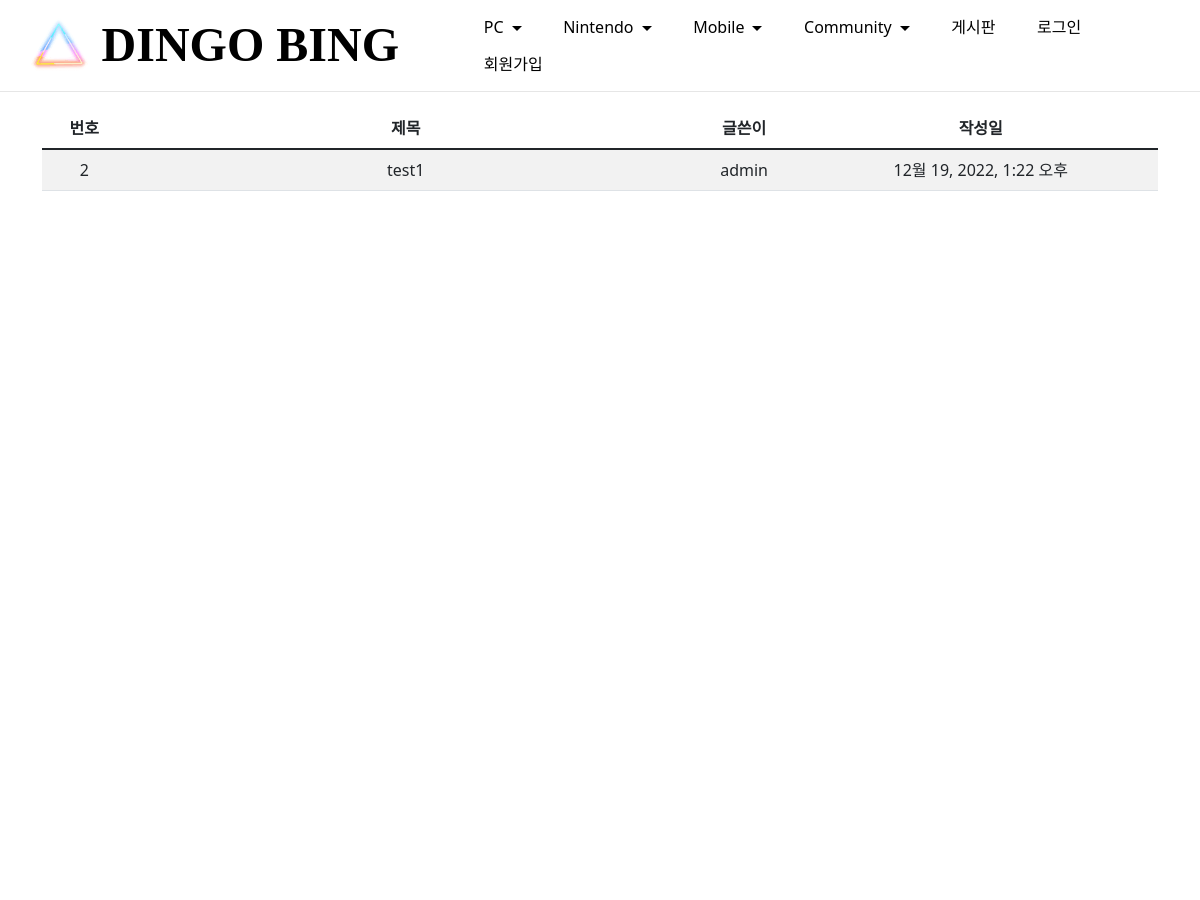
The page /Board/ (upper part) on the database as committed earlier.
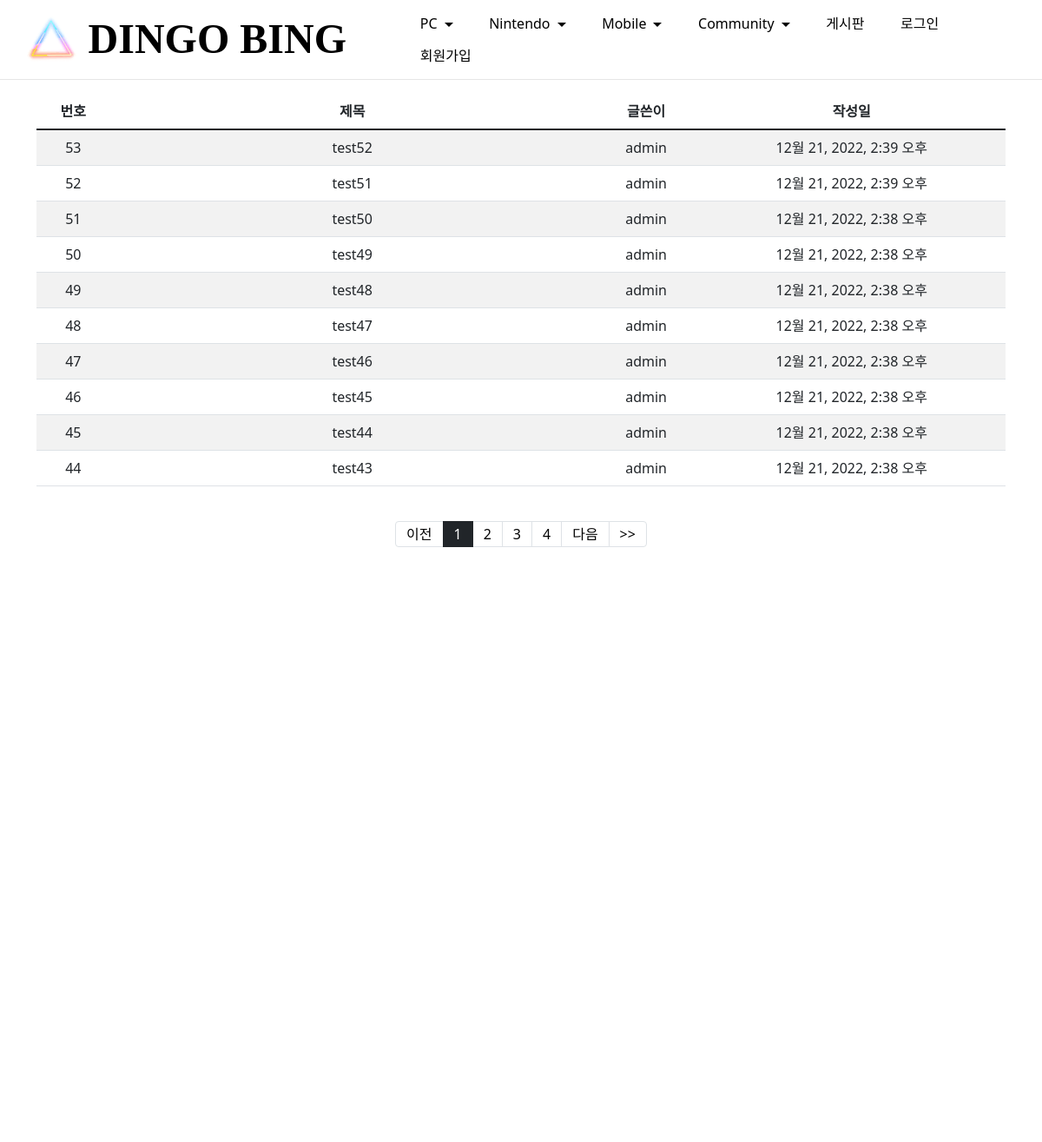
The same page on the database as committed later.
### Board/models.py (models this page shows, shortened)
class Board(models.Model):
  title = models.CharField(max_length=30)
  content = models.TextField()
  file_upload = models.FileField(upload_to='board/data/%Y/%m/%d/', blank=True)
  author = models.ForeignKey(User, on_delete=models.CASCADE)
  create_date = models.DateTimeField(auto_now_add=True)
  modify_date = models.DateTimeField(auto_now=True, null=True, blank=True)

### Board/views.py (the view)
# urls.py: path('', views.BoardList.as_view(), name='list'),
class BoardList(ListView):
    model = Board
    template_name = 'Board/board_list.html'
    ordering = '-pk'
    paginate_by = 10

### templates/Board/board_list.html (shortened to what this page needs)
{% extends "bingo_base.html" %}
{% block head %}
<link href="https://cdn.jsdelivr.net/npm/bootstrap@5.1.3/dist/css/bootstrap.min.css" rel="stylesheet">
<link href="https://cdn.jsdelivr.net/npm/bootstrap@5.1.3/dist/css/bootstrap.min.css" rel="stylesheet">
  <link href="https://cdn.jsdelivr.net/npm/bootstrap@5.1.3/dist/css/bootstrap.min.css" rel="stylesheet">
{% endblock %}
{% block content %}
<div class="container mt-5">
  <table class="table table-striped">
    <thead class="thead-dark">
      <tr class="text-center">
        <th>번호</th>
        <th style="width:50%">제목</th>
        <th>글쓴이</th>
        <th>작성일</th>
      </tr>
    </thead>
    <tbody>
      {% for board in object_list %}
      <tr class="text-center">
        <td>{{ board.id }}</td>
        {% if user.is_authenticated %}
          <td><a class="text-reset text-decoration-none" href="{{ board.get_absolute_url }}">
          {{ board.title }}</a></td>
        {% else %}
          <td><a class="login_check text-reset text-decoration-none">
          {{ board.title }}</a></td>
        {% endif %}
        <td>{{ board.author }}</td>
        {% if object.modify_date %}
        <td>{{ board.modify_date }}</td>
        {% else %}
        <td>{{ board.create_date }}</td>
        {% endif %}
      </tr>
      {% endfor %}
    </tbody>
    </table><br>
  {% if page_obj.paginator.count >= page_obj.paginator.per_page %}
  <ul class="pagination justify-content-center">
    {% if page_obj.has_previous %}
    <li class="page-item">
      <a class="page-link" href="?page=1"> &lt;&lt; </a>
    </li>
    <li class="page-item">
      <a class="page-link" href="?page={{ page_obj.previous_page_number }}">이전</a>
    </li>
    {% else %}
    <li class="page-item disalbed"><a class="page-link" href="#">이전</a></li>
    {% endif %}
    {% for page_number in page_obj.paginator.page_range %}
    {% if page_number >= page_obj.number|add:-3 and page_number <= page_obj.number|add:3 %}
      {% if page_number == page_obj.number %}
        <li class="page-item active">
          <a class="page-link" href="?page={{ page_number }}">{{ page_number }}</a>
        </li>
      {% else %}
        <li class="page-item">
          <a class="page-link" href="?page={{ page_number }}">{{ page_number }}</a>
        </li>
      {% endif %}
    {% endif %}
    {% endfor %}
    {% if page_obj.has_next %}
    <li class="page-item">
      <a class="page-link" href="?page={{ page_obj.next_page_number }}">다음</a>
    </li>
    <li class="page-item">
      <a class="page-link" href="?page={{ page_obj.paginator.num_pages }}"> &gt;&gt; </a>
    </li>
    {% else %}
    <li class="page-item disalbed"><a class="page-link" href="#">다음</a></li>
    {% endif %}
  </ul>
  {% endif %}
  <br><br><br><br><br><br><br><br><br><br><br><br><br><br><br><br><br><br><br><br><br><br><br><br><br><br><br><br><br><br><br><br><br><br><br><br><br><br><br><br><br><br><br><br><br><br>
</div>
{% endblock %}

### templates/bingo_base.html (shortened to what this page needs)
<!DOCTYPE html>
{% load static %}
<html lang="ko">
<head>
    <link rel="stylesheet" href="{%static "assets/web/assets/mobirise-icons2/mobirise2.css"%}">
    <link rel="stylesheet" href="{%static "assets/bootstrap/css/bootstrap.min.css"%}">
    <link rel="stylesheet" href="{%static "assets/bootstrap/css/bootstrap-grid.min.css"%}">
    <link rel="stylesheet" href="{%static "assets/bootstrap/css/bootstrap-reboot.min.css"%}">
    <link rel="stylesheet" href="{%static "assets/animatecss/animate.css"%}">
    <link rel="stylesheet" href="{%static "assets/dropdown/css/style.css"%}">
    <link rel="stylesheet" href="{%static "assets/socicon/css/styles.css"%}">
    <link rel="stylesheet" href="{%static "assets/theme/css/style.css"%}">
    <link href="{%static "assets/fonts/style.css"%}" rel="stylesheet">
    <link rel="stylesheet" href="{%static "assets/mobirise/css/mbr-additional.css"%}" type="text/css">
    <link href="https://cdn.jsdelivr.net/npm/bootstrap@5.1.3/dist/css/bootstrap.min.css" rel="stylesheet">
  {% block head %}
  {% endblock %}
</head>
<body>
  {% include "bingo_navbar.html" %}
  {% block content %}
  {% endblock %}
</body>
</html>

### templates/bingo_navbar.html (shortened to what this page needs)
{% load static %}
<head>
  <link href="https://cdn.jsdelivr.net/npm/bootstrap@5.1.3/dist/css/bootstrap.min.css" rel="stylesheet">
</head>
<body>
<section data-bs-version="5.1" class="menu cid-tq6HRmehEl" once="menu" id="menu1-1q">
  <nav class="navbar navbar-dropdown navbar-fixed-top navbar-expand-lg">
      <div class="container-fluid">
          <div class="navbar-brand">
              <span class="navbar-logo">
                      <a href="{% url 'bingo:bingo' %}"><img src="{%static "assets/images/logo-100x100.png"%}" alt="" style="height: 3.8rem;"></a>
              </span>
              <span class="navbar-caption-wrap"><a class="navbar-caption text-black text-primary display-5" href="{% url 'bingo:bingo' %}">DINGO BING</a></span>
          </div>
          <div class="collapse navbar-collapse" id="navbarSupportedContent">
              <ul class="navbar-nav nav-dropdown nav-right" data-app-modern-menu="true">
                <li class="nav-item dropdown">
                  <a class="nav-link link text-black text-primary dropdown-toggle " href="#" target="_blank" data-toggle="dropdown-submenu" data-bs-toggle="dropdown" data-bs-auto-close="outside" aria-expanded="false" style="font-size: 16px;">PC</a>
                </li>
                <li class="nav-item dropdown">
                  <a class="nav-link link text-black text-primary dropdown-toggle " href="#" target="_blank" data-toggle="dropdown-submenu" data-bs-toggle="dropdown" data-bs-auto-close="outside" aria-expanded="false" style="font-size: 16px;">Nintendo</a>
                </li>
                <li class="nav-item dropdown">
                  <a class="nav-link link text-black text-primary dropdown-toggle " href="{% url 'bingo:detail2' %}" target="_blank" data-toggle="dropdown-submenu" data-bs-toggle="dropdown" data-bs-auto-close="outside" aria-expanded="false" style="font-size: 16px;">Mobile</a>
                </li>
                <li class="nav-item dropdown">
                  <a class="nav-link link text-black text-primary dropdown-toggle " href="#" target="_blank" data-toggle="dropdown-submenu" data-bs-toggle="dropdown" data-bs-auto-close="outside" aria-expanded="false" style="font-size: 16px;">Community</a>
                </li>
                <li class="nav-item">
                  <a class="nav-link link text-black text-primary show " href="{% url 'Board:list' %}" style="font-size: 16px;">게시판</a>
                </li>
                {% if user.is_anonymous %}
                <li class="nav-item">
                  <a class="nav-link link text-black text-primary show " href="{% url 'common:login' %}" style="font-size: 16px;">로그인</a>
                </li>
                <li class="nav-item">
                  <a class="nav-link link text-black text-primary show " href="{% url 'common:signup' %}" style="font-size: 16px;">회원가입</a>
                </li>
                {% endif %}
              </ul>
          </div>
      </div>
  </nav>
</section>
</body>

### static/assets/dropdown/css/style.css (style rules this page uses)
.navbar-dropdown { left: 0; padding: 0; position: absolute; right: 0; top: 0; transition: all 0.45s ease; z-index: 1030; background: #282828; }
.navbar-dropdown .navbar-logo { margin-right: 0.8rem; transition: margin 0.3s ease-in-out; vertical-align: middle; }
.navbar-dropdown .navbar-logo img { height: 3.125rem; transition: all 0.3s ease-in-out; }
.navbar-dropdown .navbar-caption { font-weight: 700; white-space: normal; vertical-align: -4px; line-height: 3.125rem !important; }
.navbar-dropdown .navbar-caption, .navbar-dropdown .navbar-caption:hover { color: inherit; text-decoration: none; }
.navbar-dropdown.navbar-fixed-top { position: fixed; }
.navbar-dropdown .navbar-brand span { vertical-align: -4px; }
.nav-dropdown { font-size: 0.75rem; font-weight: 500; height: auto !important; }
.nav-dropdown .link { margin: .667em 1.667em; font-weight: 500; padding: 0; transition: color .2s ease-in-out; }
.nav-dropdown .link.dropdown-toggle { margin-right: 2.583em; }
.nav-dropdown .link.dropdown-toggle::after { margin-left: .25rem; border-top: 0.35em solid; border-right: 0.35em solid transparent; border-left: 0.35em solid transparent; border-bottom: 0; }
.nav-dropdown .link::after, .nav-dropdown .dropdown-item::after { color: inherit; }

### static/bingo/bingo/assets/theme/css/style.css (style rules this page uses)
section { background-color: #ffffff; }
body { font-style: normal; line-height: 1.5; font-weight: 400; color: #232323; position: relative; }
section, .container, .container-fluid { position: relative; word-wrap: break-word; }
a { font-style: normal; font-weight: 400; cursor: pointer; }
a, a:hover { text-decoration: none; }
h1, h2, h3, h4, h5, h6, .display-1, .display-2, .display-4, .display-5, .display-7, span, p, a { line-height: 1; word-break: break-word; word-wrap: break-word; font-weight: 400; }
section { background-position: 50% 50%; background-repeat: no-repeat; background-size: cover; }
img, iframe { display: block; width: 100%; }
.menu .navbar-brand { display: -webkit-flex; }
.menu .navbar-brand span { display: flex; display: -webkit-flex; }
.menu .navbar-brand .navbar-caption-wrap { display: -webkit-flex; }
.menu .navbar-brand .navbar-logo img { display: -webkit-flex; width: auto; }
@media (min-width: 992px) { .menu .navbar-nav.nav-dropdown { display: -webkit-flex; } }
.navbar { display: -webkit-flex; -webkit-flex-wrap: wrap; -webkit-align-items: center; -webkit-justify-content: space-between; }
.navbar-collapse { -webkit-flex-basis: 100%; -webkit-flex-grow: 1; -webkit-align-items: center; }
.nav-dropdown .link { padding: 0.667em 1.667em !important; margin: 0 !important; }
.justify-content-center { -webkit-justify-content: center; }
html, body { height: auto; min-height: 100vh; }
ul, ol, pre, blockquote { margin-bottom: 2.3125rem; }
@media (min-width: 992px) { .container { padding-left: 16px; padding-right: 16px; } }
@media (min-width: 768px) { .container-fluid { padding-left: 32px; padding-right: 32px; } }

### templates/Board/board_list.html (style rules this page uses)
.pagination > li > a { background-color: white; color: #000; }
.pagination > .active > a { color: white; background-color: #212529 !Important; border: solid 1px #212529 !Important; }

Rows that differ between the two databases and show on the page:
no longer on this page (row unchanged): Board: id "2", title "test1", author "admin", create_date "12월 19, 2022, 1:22 오후"
added Board: id "53", title "test52", author "admin", create_date "12월 21, 2022, 2:39 오후"
added Board: id "52", title "test51", author "admin", create_date "12월 21, 2022, 2:39 오후"
added Board: id "51", title "test50", author "admin", create_date "12월 21, 2022, 2:38 오후"
added Board: id "50", title "test49", author "admin", create_date "12월 21, 2022, 2:38 오후"
added Board: id "49", title "test48", author "admin", create_date "12월 21, 2022, 2:38 오후"
added Board: id "48", title "test47", author "admin", create_date "12월 21, 2022, 2:38 오후"
added Board: id "47", title "test46", author "admin", create_date "12월 21, 2022, 2:38 오후"
added Board: id "46", title "test45", author "admin", create_date "12월 21, 2022, 2:38 오후"
added Board: id "45", title "test44", author "admin", create_date "12월 21, 2022, 2:38 오후"
added Board: id "44", title "test43", author "admin", create_date "12월 21, 2022, 2:38 오후"
Other text that changed with them:
text now shown: "이전 다음 >>"
new list line: "1"
new list line: "2"
new list line: "3"
new list line: "4"
